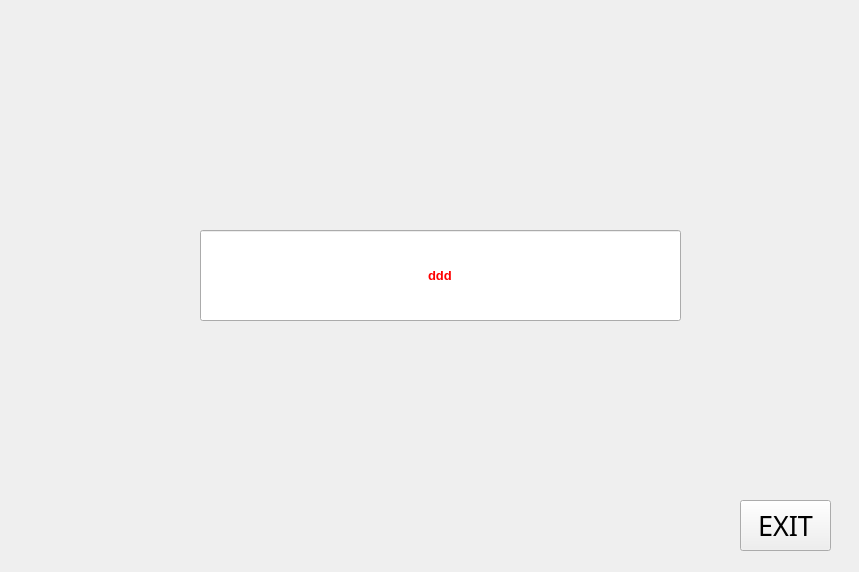
<?xml version="1.0" encoding="UTF-8"?>
<ui version="4.0">
 <class>errorForm</class>
 <widget class="QWidget" name="errorForm">
  <property name="geometry">
   <rect>
    <x>0</x>
    <y>0</y>
    <width>859</width>
    <height>572</height>
   </rect>
  </property>
  <property name="sizePolicy">
   <sizepolicy hsizetype="Fixed" vsizetype="Fixed">
    <horstretch>0</horstretch>
    <verstretch>0</verstretch>
   </sizepolicy>
  </property>
  <property name="minimumSize">
   <size>
    <width>859</width>
    <height>572</height>
   </size>
  </property>
  <property name="maximumSize">
   <size>
    <width>859</width>
    <height>572</height>
   </size>
  </property>
  <property name="windowTitle">
   <string>VisionBank ATM</string>
  </property>
  <property name="windowIcon">
   <iconset>
    <normaloff>python.png</normaloff>python.png</iconset>
  </property>
  <widget class="QLineEdit" name="errorTxt">
   <property name="geometry">
    <rect>
     <x>200</x>
     <y>230</y>
     <width>481</width>
     <height>91</height>
    </rect>
   </property>
   <property name="font">
    <font>
     <pointsize>10</pointsize>
     <weight>75</weight>
     <bold>true</bold>
    </font>
   </property>
   <property name="styleSheet">
    <string notr="true">color:red;</string>
   </property>
   <property name="text">
    <string>ddd</string>
   </property>
   <property name="alignment">
    <set>Qt::AlignCenter</set>
   </property>
  </widget>
  <widget class="QPushButton" name="exitBtn">
   <property name="geometry">
    <rect>
     <x>740</x>
     <y>500</y>
     <width>91</width>
     <height>51</height>
    </rect>
   </property>
   <property name="font">
    <font>
     <family>Yoxall</family>
     <pointsize>20</pointsize>
     <weight>50</weight>
     <bold>false</bold>
    </font>
   </property>
   <property name="text">
    <string>EXIT</string>
   </property>
  </widget>
 </widget>
 <resources/>
 <connections/>
</ui>
